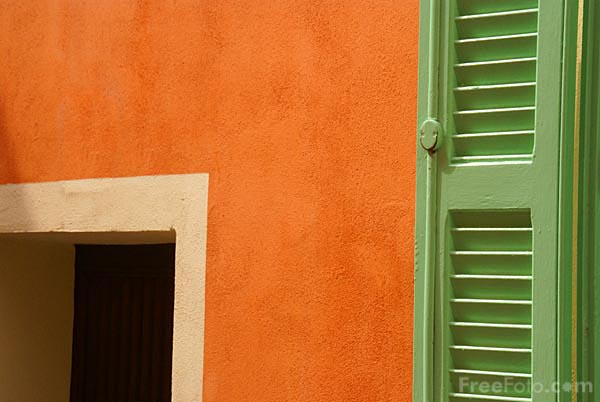
#> input picture Lab1 Bildbehandling/teracotta-wall.jpg, 600 x 402 px
$ python test.py   (older library calls are emulated)
#> lines starting #> are read from the running program, lines starting #| are printed output that depends on the picture
import matplotlib.pyplot as plt
import scipy.misc
import numpy as np
from scipy import signal
import imageio
import scipy.misc
import scipy.signal

"""-----------------------------Uppgift 1------------------------------- """

img = np.mean(imageio.imread("teracotta-wall.jpg"), axis=2)
#> img: shape (402, 600) float64; min 2.33, max 250, mean 110.7
I = (1/9) * np.ones((3, 3))


def convolve_func(img, I):   #Skapar funktion med invärden bildmatrisen och faltningsmatrisen
    output = np.zeros_like(img) #Skapar matris med samma dimenstioner som bildmatrisen med bara nollor
    image_padded = np.zeros((img.shape[0] + 2, img.shape[1] + 2))
    image_padded[1:-1, 1:-1] = img
    for x in range(img.shape[1]):
        for y in range(img.shape[0]):
            output[y, x] = (I * image_padded[y:y + 3, x:x + 3]).sum()
    return output

conv_img = convolve_func(img,I)
done = scipy.signal.convolve2d(img, I, mode="same")

"""fig, ax = plt.subplots(1, 3)
ax[0].imshow(img, cmap = "gray")
ax[1].imshow(conv_img, cmap = "gray")
ax[2].imshow(done, cmap = "gray")
plt.show()"""
"""-----------------------------Uppgift 2------------------------------- """

img_2 = np.mean(imageio.imread("lynn-eyes-halftone.png"), axis=2)
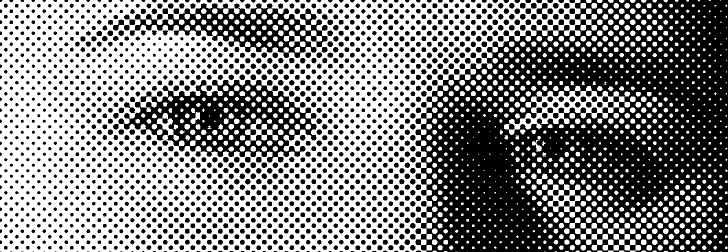
#> input picture Lab1 Bildbehandling/lynn-eyes-halftone.png, 728 x 252 px
#> img_2: shape (252, 728) float64; min 0, max 255, mean 132.6


def gaussian_kernel(size, size_y=None):
    size = int(size)
    if not size_y:
        size_y = size
    else:
        size_y = int(size_y)
    x, y = np.mgrid[-size:size + 1, -size_y:size_y + 1] #skapar matrisen utifrån angiven storlek. N/2 i mitten
    g = np.exp(-(x * 2 / float(size) + y * 2 / float(size_y)))
    kernel = g / g.sum() #summerar alla

    return kernel

"""Takes the first row-vector and column-vector to be used to convolve the image-matrix"""
row_vector = gaussian_kernel(5)[1:2]
coloumn_vector = gaussian_kernel(5)[:, [1]]

img_sep = scipy.signal.convolve(scipy.signal.convolve(img_2, row_vector), coloumn_vector) #linjärt separerbar
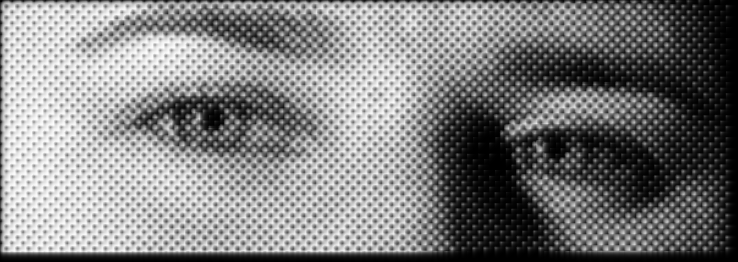
#> img_sep: shape (262, 738) float64; min -2.53e-15, max 12.63, mean 6.3; drawn with min black and max white

gauss_img = scipy.signal.convolve2d(img_2, gaussian_kernel(5), mode="same") #använder convolve-funktionen
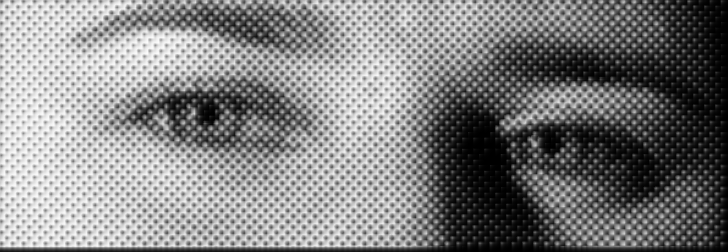
#> gauss_img: shape (252, 728) float64; min 0, max 252.2, mean 129.4


fig, ax = plt.subplots(1, 3)
ax[0].imshow(img_2, cmap = "gray")
ax[1].imshow(img_sep, cmap = "gray")
ax[2].imshow(gauss_img, cmap = "gray")
plt.show()


"""-----------------------------Uppgift 3------------------------------- """

# Prepare the kernels
a1 = np.matrix([1, 2, 1])
a2 = np.matrix([-1, 0, 1])
Kx = a1.T * a2
Ky = a2.T * a1


# Apply the Sobel operator
Gx = scipy.signal.convolve2d(img, Kx, "same", "symm")
Gy = scipy.signal.convolve2d(img, Ky, "same", "symm")
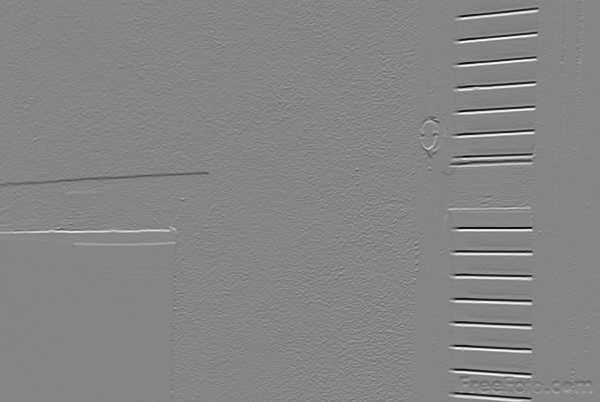
#> Gy: shape (402, 600) float64; min -861.3, max 785.7, mean 0.7; drawn with min black and max white
G = np.sqrt(Gx**2 + Gy**2)
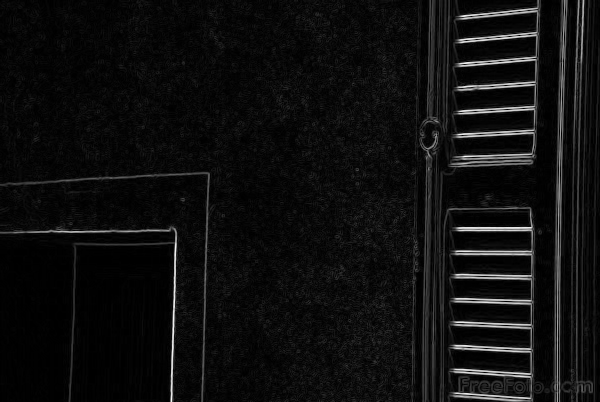
#> G: shape (402, 600) float64; min 0, max 861.8, mean 51.6; drawn with min black and max white

"""
fig, ax = plt.subplots(1, 2)
ax[0].imshow(img, cmap = "gray")
ax[1].imshow(G, cmap = "gray")
plt.show()
"""
"""-----------------------------Uppgift 4------------------------------- """

#plt.imshow(img, cmap = "gray")
#plt.show()

size = 7 #storleken på filterkärnan

def low_pass_kernel(size, size_y=None):
    size = int(size)
    if not size_y:
        size_y = size
    else:
        size_y = int(size_y)
    x, y = np.mgrid[-size:size + 1, -size_y:size_y + 1] #skapar matrisen utifrån angiven storlek. N/2 i mitten
    g = np.exp(-(x * 2 / float(size) + y * 2 / float(size_y)))
    kernel = g / g.sum() #summerar alla

    return kernel

print(low_pass_kernel(size).sum()) #testar så lågpasskärnan summerar till 1

low_pass = scipy.signal.convolve2d(img, low_pass_kernel(size), mode="same") #faltar matris med orginalbild
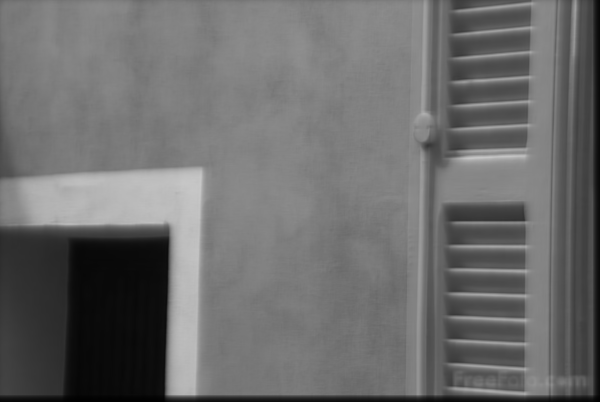
#> low_pass: shape (402, 600) float64; min 0.798, max 199.3, mean 108.6

filtred_img = img - low_pass #orginalbilden subraherat med gaussade bilden = högpassbild.
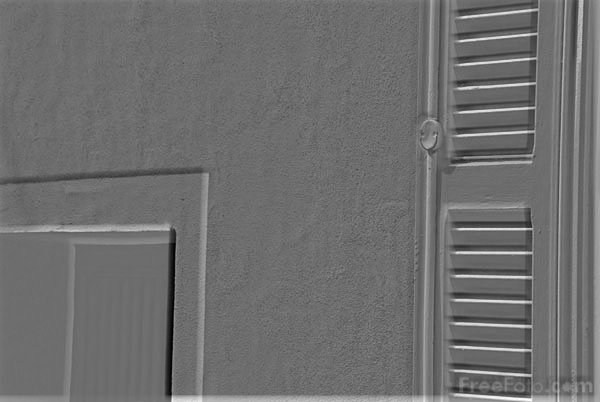
#> filtred_img: shape (402, 600) float64; min -157.5, max 209.7, mean 2.1; drawn with min black and max white


fig, ax = plt.subplots(1, 2)
ax[0].imshow(img, cmap = "gray")
ax[1].imshow(filtred_img, cmap = "gray")
plt.show()
